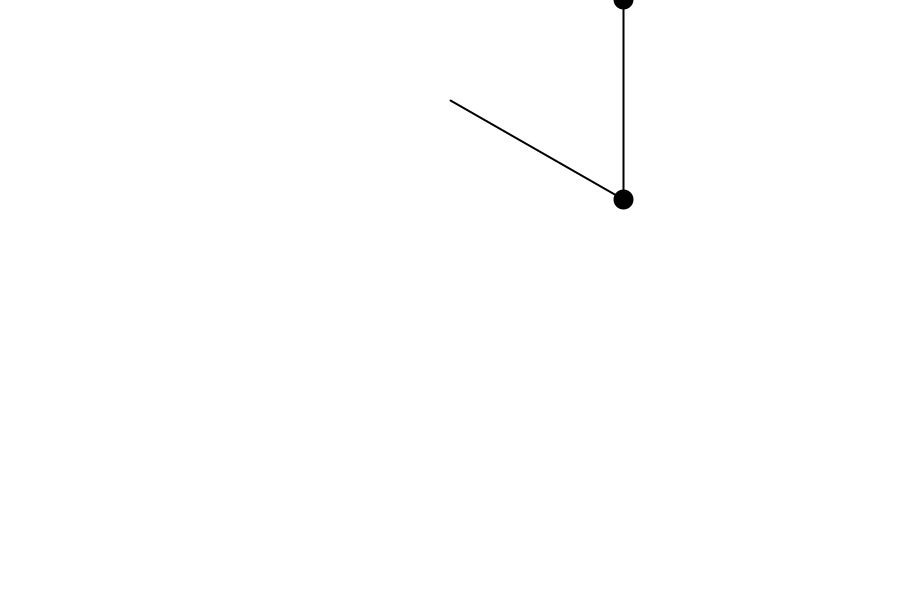
Frame 1 (no input)
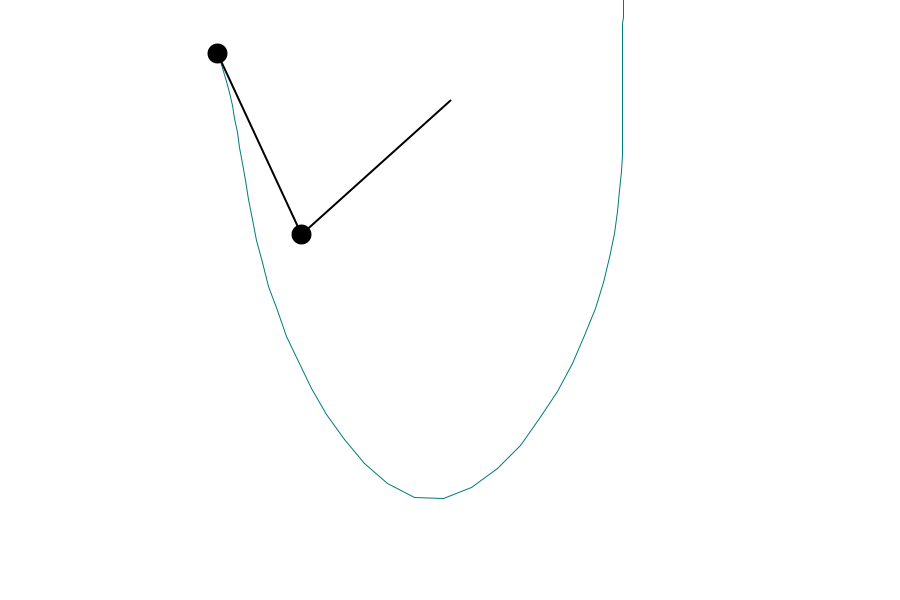
Frame 60 (the mouse pressed at the canvas centre just before this capture)
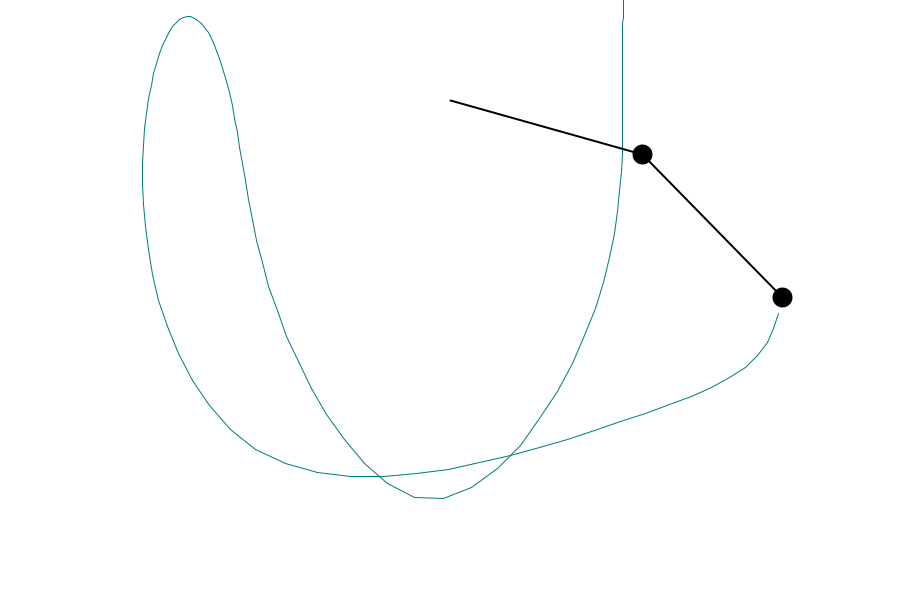
Frame 120 (the mouse held since frame 60 and released just before this capture)

The Processing sketch that drew these frames (run headless with seeded random() and noise(); from frame 60 on, the mouse is pressed at the canvas centre):

// Processing sketch: double_pendulum
// ── double_pendulum.pde
float r1 = 200;
float r2 = 200;
float m1 = 18;
float m2 = 18;
float a1 = PI/3;
float a2 = -PI;
float a1_v = 0;

float a2_v = 0;

float px2 = 0;
float py2 = 0;

float cx, cy;

float g = 1;
float damp = 1; //abbassa per simulare attrito con aria (0.999~)


PGraphics canvas;

void setup() {

  size(900, 600);
  cx = width/2;
  cy = 100;
  canvas = createGraphics(width, height);
  canvas.beginDraw();
  canvas.background(255);
  canvas.endDraw();
}

void draw() {

  float num = -g*(2*m1+m2)*sin(a1)-m2*g*sin(a1-2*a2) - 2*sin(a1-a2)*m2*(a2_v*a2_v*r2+a1_v*a1_v*r1*cos(a1-a2));
  float den = r1*(2*m1+m2-m2*cos(2*a1-2*a2));

  float a1_a = num/den;

  num = 2*sin(a1-a2)*(a1_v*a1_v*r1*(m1+m2)+g*(m1+m2)*cos(a1)+a2_v*a2_v*r2*m2*cos(a1-a2));
  den = r2*(2*m1+m2-m2*cos(2*a1-2*a2));

  float a2_a =num/den;
  
  image(canvas, 0, 0);
  stroke(0);
  strokeWeight(2);

  translate(cx, cy);

  float x1 = r1 * sin (a1);
  float y1= r1 * cos(a1);

  float x2 = x1 +r2 * sin(a2);
  float y2 = y1 +r2 * cos(a2);



  line(0, 0, x1, y1);
  fill(0);
  ellipse(x1, y1, m1, m1);

  line(x1, y1, x2, y2);
  fill(0);
  ellipse(x2, y2, m2, m2);


  a1_v += a1_a;
  a2_v += a2_a;
  a1+= a1_v;
  a2 += a2_v;

  a1_v *= damp;
  a2_v *= damp;

  canvas.beginDraw();
  canvas.translate(cx, cy);
  canvas.strokeWeight(1);
  canvas.stroke(0,123,123);
  if (frameCount > 1)
    canvas.line(px2, py2, x2, y2);
  canvas.endDraw();

  px2 = x2;
  py2 = y2;
}
